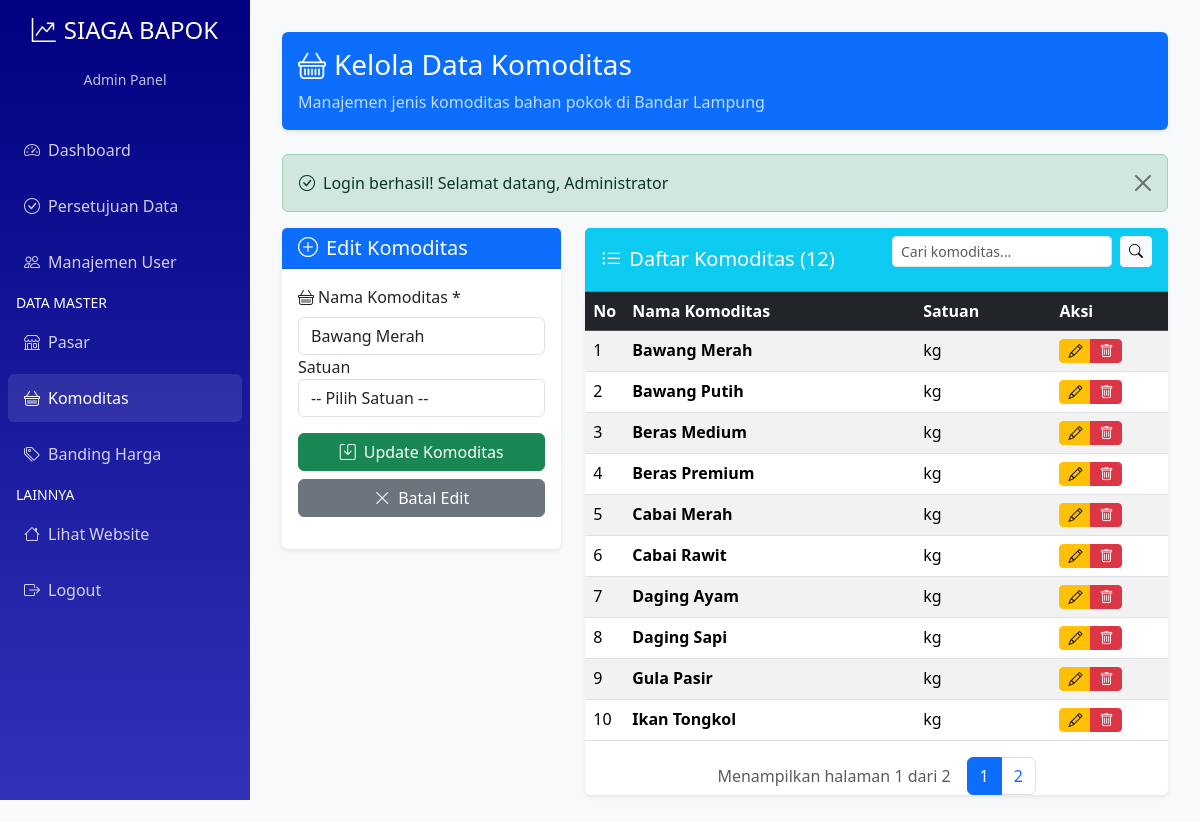
The page /admin/commodities.php?edit=5 (signed in) on the database its author committed.
### tables this page shows
CREATE TABLE commodities (
    id INT PRIMARY KEY AUTO_INCREMENT,
    name VARCHAR(100) NOT NULL UNIQUE,
    unit VARCHAR(20) NOT NULL DEFAULT 'kg',
    kategori VARCHAR(50) NULL,
    created_at TIMESTAMP DEFAULT CURRENT_TIMESTAMP
);

### config/database.php (called while the page is built, shortened)
<?php
class Database {
    private $host = 'localhost';
    private $username = 'root';
    private $password = '';
    private $database = 'siagabapok_db';
    private $charset = 'utf8mb4';
    private $pdo;
    private function connect() {
        try {
            $dsn = "mysql:host={$this->host};dbname={$this->database};charset={$this->charset}";
            $options = [
                PDO::ATTR_ERRMODE => PDO::ERRMODE_EXCEPTION,
                PDO::ATTR_DEFAULT_FETCH_MODE => PDO::FETCH_ASSOC,
                PDO::ATTR_EMULATE_PREPARES => false,
            ];
            $this->pdo = new PDO($dsn, $this->username, $this->password, $options);
        } catch (PDOException $e) {
            die("Database connection failed: " . $e->getMessage());
        }
    }
    public function query($sql, $params = []) {
        try {
            $stmt = $this->pdo->prepare($sql);
            $stmt->execute($params);
            return $stmt;
        } catch (PDOException $e) {
            error_log("Database query error: " . $e->getMessage());
            throw $e;
        }
    }
    public function fetchAll($sql, $params = []) {
        $stmt = $this->query($sql, $params);
        return $stmt->fetchAll();
    }
    public function fetchOne($sql, $params = []) {
        $stmt = $this->query($sql, $params);
        return $stmt->fetch();
    }
    public function execute($sql, $params = []) {
        $stmt = $this->query($sql, $params);
        return $stmt->rowCount();
    }
}
?>

### public/admin/commodities.php (the view, shortened to what this page needs)
<?php
require_once __DIR__ . '/../../src/controllers/AuthController.php';
require_once __DIR__ . '/../../config/database.php';
if ($_SESSION['role'] === 'admin') {
    include __DIR__ . '/sidebar_admin.php';
} elseif ($_SESSION['role'] === 'uptd') {
    include __DIR__ . '/sidebar_uptd.php';
}
$db = new Database();
$db->query("CREATE TABLE IF NOT EXISTS commodities (
    id INT PRIMARY KEY AUTO_INCREMENT,
    name VARCHAR(100) NOT NULL UNIQUE,
    created_at TIMESTAMP DEFAULT CURRENT_TIMESTAMP,
    updated_at TIMESTAMP DEFAULT CURRENT_TIMESTAMP ON UPDATE CURRENT_TIMESTAMP
)");
$search = isset($_GET['search']) ? trim($_GET['search']) : '';
$page = isset($_GET['page']) ? max(1, (int)$_GET['page']) : 1;
$perPage = 10;
$where = $search ? "WHERE name LIKE ?" : '';
$params = $search ? ["%$search%"] : [];
$total = $db->fetchOne("SELECT COUNT(*) as cnt FROM commodities $where", $params)['cnt'];
$pages = ceil($total / $perPage);
$offset = ($page - 1) * $perPage;
$commodities = $db->fetchAll("SELECT * FROM commodities $where ORDER BY name ASC LIMIT $perPage OFFSET $offset", $params);
$editCommodity = null;
if (isset($_GET['edit'])) {
    $editId = (int)$_GET['edit'];
    $editCommodity = $db->fetchOne("SELECT * FROM commodities WHERE id = ?", [$editId]);
}
?>
<!DOCTYPE html>
<html lang="id">
<head>
    <link href="https://cdn.jsdelivr.net/npm/bootstrap@5.3.2/dist/css/bootstrap.min.css" rel="stylesheet">
    <link href="https://cdn.jsdelivr.net/npm/bootstrap-icons@1.11.1/font/bootstrap-icons.css" rel="stylesheet">
</head>
<body>
<div class="main-content">
    <div class="row mb-4">
        <div class="col-12">
            <div class="card bg-primary text-white">
                <div class="card-body">
                    <h1 class="h3 mb-0"><i class="bi bi-basket me-2"></i>Kelola Data Komoditas</h1>
                    <p class="mb-0 mt-2 opacity-75">Manajemen jenis komoditas bahan pokok di Bandar Lampung</p>
                </div>
            </div>
        </div>
    </div>
    <?php if (isset($_SESSION['success'])): ?>
        <div class="alert alert-success alert-dismissible fade show" role="alert">
            <i class="bi bi-check-circle me-2"></i><?= $_SESSION['success']; unset($_SESSION['success']); ?>
            <button type="button" class="btn-close" data-bs-dismiss="alert"></button>
        </div>
    <?php endif; ?>
    <div class="row">
        <div class="col-lg-4 mb-4">
            <div class="card">
                <div class="card-header bg-primary text-white">
                    <h5 class="card-title mb-0"><i class="bi bi-plus-circle me-2"></i><?= $editCommodity ? 'Edit Komoditas' : 'Tambah Komoditas'; ?></h5>
                </div>
                <div class="card-body">
                    <form method="POST">
                        <div class="mb-3">
                            <label for="name" class="form-label"><i class="bi bi-basket me-1"></i>Nama Komoditas *</label>
                            <input type="text" class="form-control" id="name" name="name" value="<?= $editCommodity ? htmlspecialchars($editCommodity['name']) : ''; ?>" placeholder="Contoh: Beras, Gula Pasir, Minyak Goreng" required>
                            <div class="form-group">
                                <label for="unit">Satuan</label>
                                <select class="form-control" id="unit" name="unit" required>
                                    <option value="">-- Pilih Satuan --</option>
                                </select>
                            </div>
                        </div>
                        <div class="d-grid gap-2">
                            <button type="submit" class="btn btn-success"><i class="bi bi-save me-2"></i><?= $editCommodity ? 'Update Komoditas' : 'Simpan Komoditas'; ?></button>
                            <?php if ($editCommodity): ?>
                                <a href="commodities.php" class="btn btn-secondary"><i class="bi bi-x-lg me-2"></i>Batal Edit</a>
                            <?php endif; ?>
                        </div>
                    </form>
                </div>
            </div>
        </div>
        <div class="col-lg-8 mb-4">
            <div class="card">
                <div class="card-header bg-info text-white d-flex justify-content-between align-items-center">
                    <h5 class="card-title mb-0"><i class="bi bi-list-ul me-2"></i>Daftar Komoditas (<?= $total ?>)</h5>
                    <form class="d-flex" method="get" action="commodities.php">
                        <input class="form-control form-control-sm me-2" type="search" name="search" value="<?= htmlspecialchars($search) ?>" placeholder="Cari komoditas...">
                        <button class="btn btn-light btn-sm" type="submit"><i class="bi bi-search"></i></button>
                    </form>
                </div>
                <div class="card-body p-0">
    <?php if (!empty($commodities)): ?>
        <div class="table-responsive">
            <table class="table table-striped table-hover mb-0">
                <thead class="table-dark">
                    <tr>
                        <th width="5%">No</th>
                        <th>Nama Komoditas</th>
                        <th>Satuan</th>
                        <th width="20%">Aksi</th>
                    </tr>
                </thead>
                <tbody>
                    <?php foreach ($commodities as $i => $c): ?>
                        <tr>
                            <td><?= ($offset + $i + 1) ?></td>
                            <td><strong><?= htmlspecialchars($c['name']) ?></strong></td>
                            <td>
                                <?= $c['unit'] === 'KG' ? 'Kilogram' : ($c['unit'] === 'L' ? 'Liter' : $c['unit']) ?>
                            </td>
                            <td>
                                <div class="btn-group btn-group-sm">
                                    <a href="?edit=<?= $c['id'] ?>" class="btn btn-warning" title="Edit">
                                        <i class="bi bi-pencil"></i>
                                    </a>
                                    <button type="button" class="btn btn-danger"
                                            onclick="deleteCommodity(<?= $c['id'] ?>, '<?= addslashes($c['name']) ?>')"
                                            title="Hapus">
                                        <i class="bi bi-trash"></i>
                                    </button>
                                </div>
                            </td>
                        </tr>
                    <?php endforeach; ?>
                </tbody>
            </table>
        </div>
            <div class="d-flex flex-column flex-lg-row justify-content-center align-items-center gap-3 mt-3">
                <div class="text-muted">
                    Menampilkan halaman <?= $page ?> dari <?= $pages ?>
                </div>
                <nav>
                    <ul class="pagination mb-0">
                        <?php for ($p = 1; $p <= $pages; $p++): ?>
                            <li class="page-item <?= $p == $page ? 'active' : '' ?>">
                                <a class="page-link" href="?search=<?= urlencode($search) ?>&page=<?= $p ?>">
                                    <?= $p ?>
                                </a>
                            </li>
                        <?php endfor; ?>
                    </ul>
                </nav>
            </div>
    <?php endif; ?>
</div>
            </div>
        </div>
    </div>
</div>
</body>
</html>

### public/admin/commodities.php (style rules this page uses)
:root { --primary-green: #000080; --light-green: #d4edda; --dark-green: #3232b9ff; --sidebar-width: 250px; }
body { background-color: #f8f9fa; }
.main-content { margin-left: var(--sidebar-width); padding: 2rem; }
.card { border: none; box-shadow: 0 0.125rem 0.25rem rgba(0,0,0,0.075); }

### rows shown on the page
commodities: name "Bawang Merah", i "1", unit "kg"
commodities: i "2", name "Bawang Putih", unit "kg"
commodities: i "3", name "Beras Medium", unit "kg"
commodities: i "4", name "Beras Premium", unit "kg"
commodities: i "5", name "Cabai Merah", unit "kg"
commodities: i "6", name "Cabai Rawit", unit "kg"
commodities: i "7", name "Daging Ayam", unit "kg"
commodities: i "8", name "Daging Sapi", unit "kg"
commodities: i "9", name "Gula Pasir", unit "kg"
commodities: i "10", name "Ikan Tongkol", unit "kg"

### other values the page prints
$_SESSION['success'] "Login berhasil! Selamat datang, Administrator"
$total "12"
$page "1"
$pages "2"
